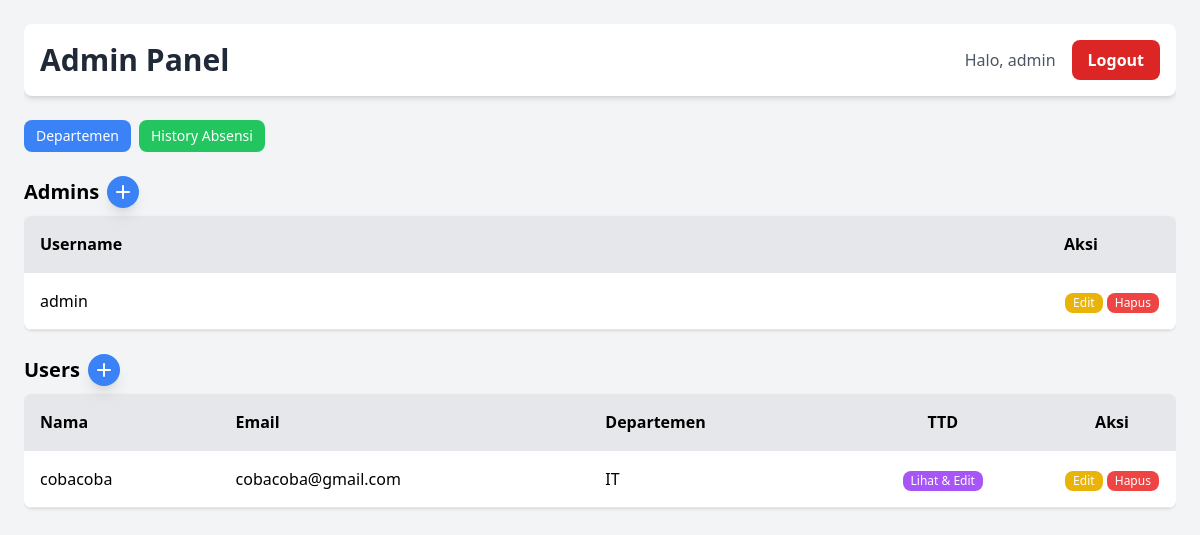
/admin (signed in), run on an earlier commit of the app's database.
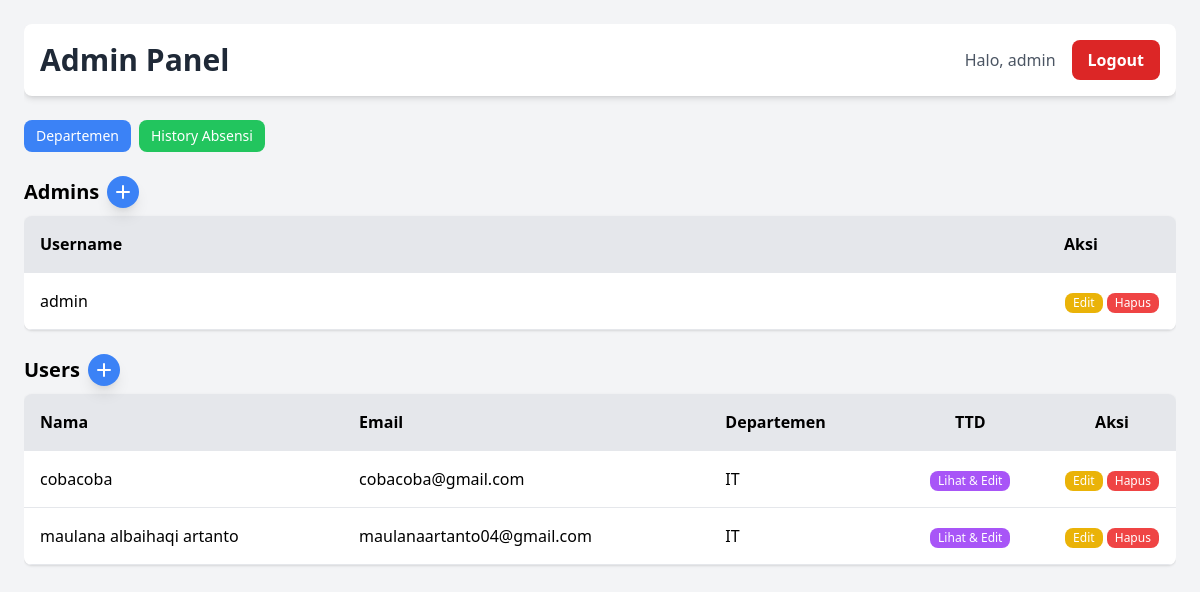
And on a later commit of the database.
### tables this page shows
CREATE TABLE admins (
            id INTEGER PRIMARY KEY AUTOINCREMENT,
            username TEXT UNIQUE NOT NULL,
            password_hash TEXT NOT NULL
        );

CREATE TABLE users (
            id INTEGER PRIMARY KEY AUTOINCREMENT,
            nama_lengkap TEXT,
            email TEXT UNIQUE,
            departement_id INTEGER,
            created_at TEXT,
            FOREIGN KEY(departement_id) REFERENCES departements(id)
        );

CREATE TABLE departements (
            id INTEGER PRIMARY KEY AUTOINCREMENT,
            departement TEXT UNIQUE NOT NULL
        );

### routes.py (the view)
@routes.route("/admin")
@require_admin
def admin_panel():
    db = get_db()
    cur = db.cursor()
    cur.execute("SELECT id, username, password_hash FROM admins")
    admins = cur.fetchall()
    cur.execute("""
        SELECT
            u.id,
            u.nama_lengkap,
            u.email,
            d.departement
        FROM
            users u
        LEFT JOIN
            departements d
        ON
            u.departement_id = d.id
    """)
    users = cur.fetchall()
    return render_template("admin.html", admins=admins, users=users, admin_username=session.get('admin_username'))

### database.py (called while the page is built)
def get_db():
    if "_database" not in g:
        g._database = sqlite3.connect(
            DB_PATH,
            timeout=10,              # tunggu 10 detik kalau database sedang lock
            check_same_thread=False  # izinkan multi-thread akses (dibutuhkan Flask)
        )
        g._database.row_factory = sqlite3.Row
    return g._database

### routes.py (called while the page is built)
def require_admin(fn):
    @wraps(fn)
    def wrapped(*a, **kw):
        if not session.get('admin_id'):
            logging.warning(f"[ACCESS] Unauthorized access attempt to {request.path}")
            return redirect(url_for('routes.login'))
        return fn(*a, **kw)
    return wrapped

### templates/admin.html (shortened to what the changed rows need)
<!DOCTYPE html>
<html lang="id">
<head>
    <script src="https://cdn.tailwindcss.com"></script>
</head>
<body class="bg-gray-100 p-4 sm:p-6 min-h-screen">
    <div class="pull-to-refresh-container">
        <div class="max-w-7xl mx-auto">
            <header class="bg-white shadow-md rounded-lg p-4 mb-6 flex justify-between items-center">
                <h1 class="text-3xl font-extrabold text-gray-800">Admin Panel</h1>
                <div class="flex items-center space-x-4">
                    <br>
                    <span class="text-gray-600 font-medium hidden sm:inline">Halo, {{ admin_username }}</span>
                    <a href="{{ url_for('routes.logout') }}" class="bg-red-600 hover:bg-red-700 text-white font-semibold px-4 py-2 rounded-lg transition duration-150 ease-in-out">
                        Logout
                    </a>
                </div>
            </header>
            <h2 class="text-xl font-semibold mb-2 flex items-center">
                Admins
                <button id="showAddAdminButton" class="ml-2 bg-blue-500 hover:bg-blue-600 text-white rounded-full p-1 w-8 h-8 flex items-center justify-center shadow-lg">
                    <svg class="h-6 w-6" xmlns="http://www.w3.org/2000/svg" fill="none" viewBox="0 0 24 24" stroke="currentColor" stroke-width="2">
                        <path stroke-linecap="round" stroke-linejoin="round" d="M12 6v6m0 0v6m0-6h6m-6 0H6" />
                    </svg>
                </button>
            </h2>
            <div class="overflow-x-auto rounded-lg shadow mb-6">
                <table class="w-full text-left border-collapse table-auto">
                    <thead>
                        <tr class="bg-gray-200">
                            <th class="p-4 border-b">Username</th>
                            <th class="p-4 border-b w-32">Aksi</th>
                        </tr>
                    </thead>
                    <tbody>
                        {% for a in admins %}
                        <tr id="admin-{{ a[0] }}" class="bg-white hover:bg-gray-50">
                            <td class="p-4 border-b">{{ a[1] }}</td>
                            <td class="p-4 border-b text-center whitespace-nowrap">
                                <button onclick="openEditAdminModal({{ a[0] }}, '{{ a[1] }}')" class="bg-yellow-500 text-white px-2 py-0.5 rounded-lg text-xs">Edit</button>
                                <button onclick="deleteAdmin({{ a[0] }})" class="bg-red-500 text-white px-2 py-0.5 rounded-lg text-xs">Hapus</button>
                            </td>
                        </tr>
                        {% endfor %}
                    </tbody>
                </table>
            </div>
            <h2 class="text-xl font-semibold mb-2 flex items-center">
                Users
                <a href="{{ url_for('routes.register_page') }}" class="ml-2" >
                    <button id="showAddAdminButton"
                            class="bg-blue-500 hover:bg-blue-600 text-white rounded-full p-1 w-8 h-8 flex items-center justify-center shadow-lg">
                        <svg class="h-6 w-6" xmlns="http://www.w3.org/2000/svg" fill="none"
                            viewBox="0 0 24 24" stroke="currentColor" stroke-width="2">
                            <path stroke-linecap="round" stroke-linejoin="round"
                                d="M12 6v6m0 0v6m0-6h6m-6 0H6" />
                        </svg>
                    </button>
                </a>
            </h2>
            <div class="overflow-x-auto rounded-lg shadow mb-6">
                <table class="w-full text-left border-collapse table-auto">
                    <thead>
                        <tr class="bg-gray-200">
                            <th class="p-4 border-b">Nama</th>
                            <th class="p-4 border-b">Email</th>
                            <th class="p-4 border-b">Departemen</th>
                            <th class="p-4 border-b text-center">TTD</th>
                            <th class="p-4 border-b text-center w-32">Aksi</th>
                        </tr>
                    </thead>
                    <tbody>
                        {% for u in users %}
                        <tr id="user-{{ u[0] }}" class="bg-white hover:bg-gray-50">
                            <td class="p-4 border-b">{{ u[1] }}</td>
                            <td class="p-4 border-b">{{ u[2] }}</td>
                            <td class="p-4 border-b">{{ u[3] }}</td>
                            <td class="p-4 border-b text-center">
                                <button onclick="openSignatureModal({{ u[0] }})" class="bg-purple-500 text-white px-2 py-0.5 rounded-lg text-xs hover:bg-purple-600">Lihat & Edit</button>
                            </td>
                            <td class="p-4 border-b text-center whitespace-nowrap">
                                <button onclick="openEditUserModal({{ u[0] }}, '{{ u[1] }}', '{{ u[2] }}', '{{ u[3] }}')" class="bg-yellow-500 text-white px-2 py-0.5 rounded-lg text-xs hover:bg-yellow-600">Edit</button>
                                <button onclick="deleteUser({{ u[0] }})" class="bg-red-500 text-white px-2 py-0.5 rounded-lg text-xs hover:bg-red-600">Hapus</button>
                            </td>
                        </tr>
                        {% endfor %}
                    </tbody>
                </table>
            </div>
        </div>
    </div>
</body>
</html>

What changed in the data, as far as the page shows it:
added users: nama_lengkap "maulana albaihaqi artanto", email "maulanaartanto04@gmail.com", departement "IT"
